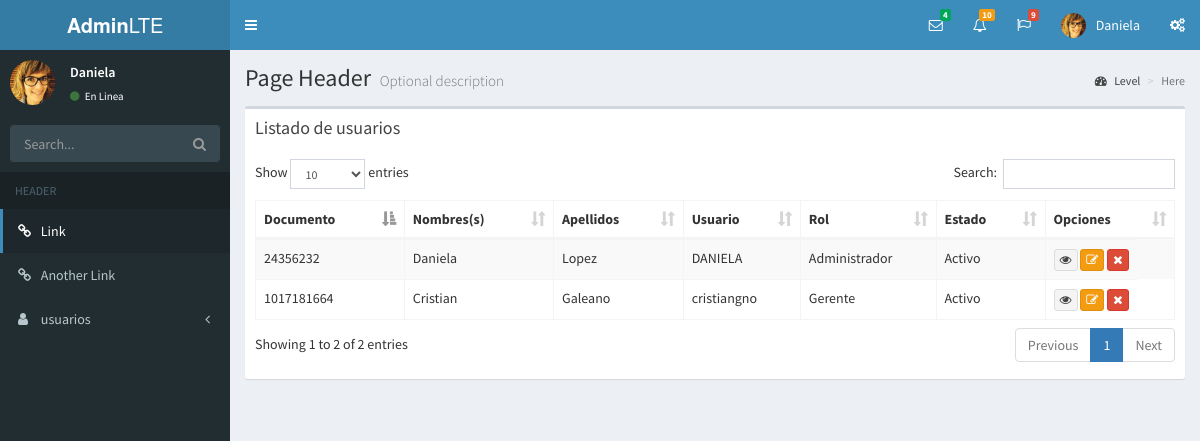
/loginController/listarUsuarios (signed in), run on the app's committed database.
### tables this page shows
CREATE TABLE IF NOT EXISTS `usuario` (
  `IdUsuario` int(11) NOT NULL AUTO_INCREMENT,
  `IdPersona` int(11) NOT NULL,
  `Usuario` varchar(100) NOT NULL,
  `Clave` varchar(200) NOT NULL,
  `Foto` varchar(30) NOT NULL,
  `IdRol` int(11) NOT NULL,
  `Estado` tinyint(4) NOT NULL,
  PRIMARY KEY (`IdUsuario`),
  KEY `IdPersona` (`IdPersona`),
  KEY `IdRol` (`IdRol`)
);

CREATE TABLE IF NOT EXISTS `personas` (
  `IdPersona` int(11) NOT NULL AUTO_INCREMENT,
  `Documento` varchar(20) NOT NULL,
  `IdTipoDocumento` int(11) NOT NULL,
  `Nombres` varchar(70) NOT NULL,
  `Apellidos` varchar(70) NOT NULL,
  `Celular` varchar(15) NOT NULL,
  `Direccion` varchar(50) NOT NULL,
  `Correo` varchar(60) NOT NULL,
  PRIMARY KEY (`IdPersona`),
  KEY `IdTipoDocumento` (`IdTipoDocumento`)
);

CREATE TABLE IF NOT EXISTS `roles` (
  `IdRol` int(11) NOT NULL AUTO_INCREMENT,
  `Rol` varchar(50) NOT NULL,
  PRIMARY KEY (`IdRol`)
);

### application/core/controller.php (called while the page is built, shortened)
<?php
class Controller
{
    public $db = null;
    private function openDatabaseConnection()
    {
        $options = array(PDO::ATTR_DEFAULT_FETCH_MODE => PDO::FETCH_OBJ, PDO::ATTR_ERRMODE => PDO::ERRMODE_WARNING);
        $this->db = new PDO(DB_TYPE . ':host=' . DB_HOST . ';dbname=' . DB_NAME . ';charset=' . DB_CHARSET, DB_USER, DB_PASS, $options);
    }
    public function loadModel($model)
    {
        return new $model($this->db);
    }
}

### application/controller/loginController.php (called while the page is built, shortened)
<?php
class loginController extends Controller
{
private $modeloLogin;
  function __construct()
  {
    $this->modeloLogin = $this->loadModel("mdlLogin");
  }
  public function listarUsuarios(){
    $usuarios = $this->modeloLogin->listarUsuarios();
    require APP.'view/_templates/header.php';
    require APP.'view/login/listarUsuarios.php';
    require APP.'view/_templates/footer.php';
  }
}
 ?>

### public/index.php (called while the page is built, shortened)
<?php
require APP . 'core/application.php';
require APP . 'core/controller.php';
$app = new Application();

### application/model/mdlpersona.php (called while the page is built, shortened)
<?php
class mdlPersona
{
  function __construct($db)
  {
    try{
    $this->db =$db;
  } catch (PDOException $e){
    exit ("No se puede establecer la conexión");
  }
}
}

### application/model/mdlLogin.php (called while the page is built, shortened)
<?php
include_once ("mdlPersona.php");
class mdlLogin extends mdlPersona
{
    public function listarUsuarios(){
      $sql = "SELECT P.IdPersona, P.Documento, P.Nombres, P.Apellidos, P.Correo, U.Usuario, R.Rol, U.Estado, U.Foto, U.IdUsuario
              FROM personas AS p
              INNER JOIN usuario AS U
              ON P.IdPersona = U.IdPersona
              INNER JOIN roles AS R
              ON R.IdRol = U.IdRol";
              $ejc = $this ->db->prepare($sql);
              $ejc ->execute();
              return $ejc->fetchALL(PDO::FETCH_ASSOC);
    }
  }

### application/view/login/listarUsuarios.php (the view)
<div class="box">
            <div class="box-header">
              <h3 class="box-title">Listado de usuarios</h3>
            </div>
            <div class="box-body">
              <table id="example2" class="table table-bordered table-striped">
                <thead>
                <tr>
                  <th>Documento</th>
                  <th>Nombres(s)</th>
                  <th>Apellidos</th>
                  <th>Usuario</th>
                  <th>Rol</th>
                  <th>Estado</th>
                  <th>Opciones</th>
                </tr>
                </thead>
                <tbody>
                  <?php foreach ($usuarios as $value): ?>
                <tr>
                  <td><?php echo $value['Documento'] ?></td>
                  <td><?php echo $value['Nombres'] ?></td>
                  <td><?php echo $value['Apellidos'] ?></td>
                  <td><?php echo $value['Usuario'] ?></td>
                  <td><?php echo $value['Rol'] ?></td>
                  <td><?php if ($value['Estado'] == 1): ?>
                    Activo
                  <?php else: ?>
                    Inactivo
                  <?php endif;  ?>   </td>
                  <td style="display: inline-block;">
                    <button class="btn btn-default btn-xs"><i class="fa fa-eye"></i></button>
                    <button class="btn btn-warning btn-xs"><i class="fa fa-edit"></i></button>
                    <button class="btn btn-danger btn-xs"><i class="fa fa-remove"></i></button>
                  </td>
                </tr>
              <?php endforeach; ?>
              </tbody>
              </table>
            </div>

### application/core/application.php (shortened to what this page needs)
<?php
class Application
{
    private $url_controller = null;
    private $url_action = null;
    private $url_params = array();
    public function __construct()
    {
        if (!$this->url_controller) {
            require APP . 'controller/loginController.php';
            $page = new loginController();
            $page->iniciar();
        } elseif (file_exists(APP . 'controller/' . $this->url_controller . '.php')) {
            $this->url_controller = new $this->url_controller();
            if (method_exists($this->url_controller, $this->url_action)) {
                if (!empty($this->url_params)) {
                    call_user_func_array(array($this->url_controller, $this->url_action), $this->url_params);
                } else {
                    $this->url_controller->{$this->url_action}();
                }
            }
        } else {
            header('location: ' . URL . 'error');
        }
    }
    private function splitUrl()
    {
        if (isset($_GET['url'])) {
            $url = trim($_GET['url'], '/');
            $url = filter_var($url, FILTER_SANITIZE_URL);
            $url = explode('/', $url);
            $this->url_controller = isset($url[0]) ? $url[0] : null;
            $this->url_action = isset($url[1]) ? $url[1] : null;
            unset($url[0], $url[1]);
            $this->url_params = array_values($url);
        }
    }
}

### application/view/_templates/header.php (shortened to what this page needs)
<!DOCTYPE html>
<html>
<head>
  <link rel="stylesheet" href="<?php echo URL ?>bootstrap/bower_components/bootstrap/dist/css/bootstrap.min.css">
  <link rel="stylesheet" href="<?php echo URL ?>bootstrap/bower_components/font-awesome/css/font-awesome.min.css">
  <link rel="stylesheet" href="<?php echo URL ?>bootstrap/bower_components/Ionicons/css/ionicons.min.css">
  <link rel="stylesheet" href="<?php echo URL ?>bootstrap/dist/css/AdminLTE.min.css">
  <link rel="stylesheet" href="<?php echo URL ?>bootstrap/dist/css/skins/skin-blue.min.css">
  <link rel="stylesheet" href="<?php echo URL ?>bootstrap/bower_components/datatables.net-bs/css/dataTables.bootstrap.min.css">
  <link rel="stylesheet" href="<?php echo URL ?>bootstrap/dist/css/skins/_all-skins.min.css">
</head>
<body class="hold-transition skin-blue sidebar-mini">
<div class="wrapper">
  <header class="main-header">
    <a href="index2.html" class="logo">
      <span class="logo-lg"><b>Admin</b>LTE</span>
    </a>
    <nav class="navbar navbar-static-top" role="navigation">
      <a href="#" class="sidebar-toggle" data-toggle="push-menu" role="button">
      </a>
      <div class="navbar-custom-menu">
        <ul class="nav navbar-nav">
          <li class="dropdown messages-menu">
            <a href="#" class="dropdown-toggle" data-toggle="dropdown">
              <i class="fa fa-envelope-o"></i>
              <span class="label label-success">4</span>
            </a>
          </li>
          <li class="dropdown notifications-menu">
            <a href="#" class="dropdown-toggle" data-toggle="dropdown">
              <i class="fa fa-bell-o"></i>
              <span class="label label-warning">10</span>
            </a>
          </li>
          <li class="dropdown tasks-menu">
            <a href="#" class="dropdown-toggle" data-toggle="dropdown">
              <i class="fa fa-flag-o"></i>
              <span class="label label-danger">9</span>
            </a>
          </li>
          <li class="dropdown user user-menu">
            <a href="#" class="dropdown-toggle" data-toggle="dropdown">
              <img src="<?php echo URL ?>bootstrap/dist/img/<?php echo $_SESSION['USUARIO FOTO'] ?>" class="user-image" alt="User Image">
              <span class="hidden-xs"><?php echo $_SESSION['USUARIO NOMBRE'] ?></span>
            </a>
          </li>
          <li>
            <a href="#" data-toggle="control-sidebar"><i class="fa fa-gears"></i></a>
          </li>
        </ul>
      </div>
    </nav>
  </header>
  <aside class="main-sidebar">
    <section class="sidebar">
      <div class="user-panel">
        <div class="pull-left image">
          <img src="<?php echo URL ?>bootstrap/dist/img/<?php echo $_SESSION['USUARIO FOTO'] ?>" class="img-circle" alt="User Image">
        </div>
        <div class="pull-left info">
          <p><?php echo $_SESSION['USUARIO NOMBRE'] ?></p>
          <a href="#"><i class="fa fa-circle text-success"></i> En Linea</a>
        </div>
      </div>
      <form action="#" method="get" class="sidebar-form">
        <div class="input-group">
          <input type="text" name="q" class="form-control" placeholder="Search...">
          <span class="input-group-btn">
              <button type="submit" name="search" id="search-btn" class="btn btn-flat"><i class="fa fa-search"></i>
              </button>
            </span>
        </div>
      </form>
      <ul class="sidebar-menu" data-widget="tree">
        <li class="header">HEADER</li>
        <li class="active"><a href="#"><i class="fa fa-link"></i> <span>Link</span></a></li>
        <li><a href="#"><i class="fa fa-link"></i> <span>Another Link</span></a></li>
        <li class="treeview">
          <a href="#"><i class="fa fa-user"></i> <span>usuarios</span>
            <span class="pull-right-container">
                <i class="fa fa-angle-left pull-right"></i>
              </span>
          </a>
        </li>
      </ul>
    </section>
  </aside>
  <div class="content-wrapper">
    <section class="content-header">
      <h1>
        Page Header
        <small>Optional description</small>
      </h1>
      <ol class="breadcrumb">
        <li><a href="#"><i class="fa fa-dashboard"></i> Level</a></li>
        <li class="active">Here</li>
      </ol>
    </section>
    <section class="content container-fluid">

### application/view/_templates/footer.php (shortened to what this page needs)
</section>
</div>
</div>
</body>
</html>

### data on the page
usuario: IdPersona.Documento "1017181664", IdPersona.Nombres "Cristian", IdPersona.Apellidos "Galeano", Usuario "cristiangno", IdRol.Rol "Gerente", Estado "Activo"
usuario: IdPersona.Documento "24356232", IdPersona.Nombres "Daniela", IdPersona.Apellidos "Lopez", Usuario "DANIELA", IdRol.Rol "Administrador", Estado "Activo"

### other printed values
$_SESSION['USUARIO NOMBRE'] "Daniela"
